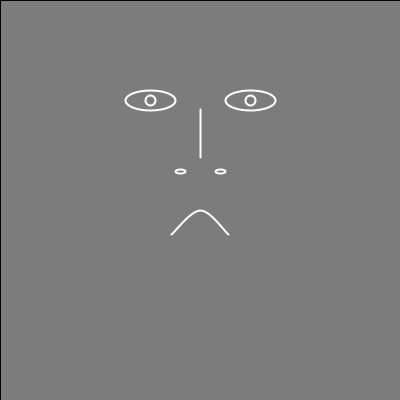
Frame 1 (no input)
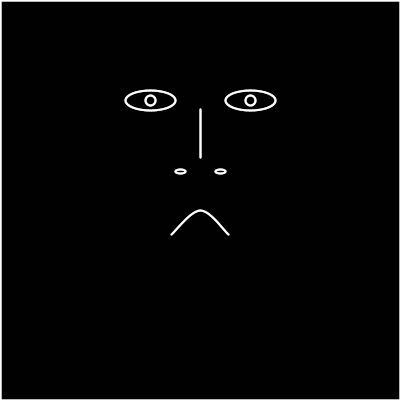
Frame 60 (the mouse pressed at the canvas centre just before this capture)
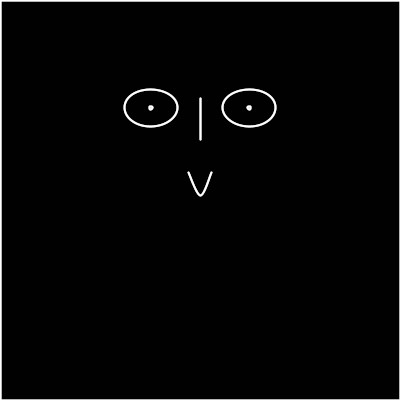
Frame 120 (the mouse held since frame 60 and released just before this capture)

The Processing sketch that drew these frames (run headless with seeded random() and noise(); from frame 60 on, the mouse is pressed at the canvas centre):

// Processing sketch: processing_71779
// ── processing_71779.pde

//Parametric Face
int dimCanvas = 400;
//eye

float eyeRightX = dimCanvas/2+50;
float eyeRightY = 100;
float eyeLeftX = dimCanvas/2-(eyeRightX-dimCanvas/2);
float eyeLeftY = eyeRightY;
float eyeH = 50;
float eyeW = 20;
float pupilD = 10;

//NOse
boolean hasNostrils = true;
float noseStartX = dimCanvas/2;
float noseStartY = eyeRightY+random(-10, 20);
float noseEndX = noseStartX;
float noseEndY = noseStartY+random(30, 100);
float nosX = 10;
float nosY = 4;
float nosOffsetX = 20;
float nosOffsetY = 14;

//Mouth
float mouthX = noseEndX;
float mouthY = noseEndY+nosOffsetY + random(20, 40);
float cornerX = mouthX+random(10, 90);
float cornerY = mouthY+random(-10, 30);



void setup() {
  size(400, 400);
  smooth();
}

void draw() {
  fill(0, 0, 0, 100);
  rect(0, 0, width, height);
  noFill();
  stroke(255);
  drawEyes();
  drawNose();
  drawMouth();
}

void mousePressed() {
  eyeRightX = dimCanvas/2+random(10, dimCanvas/3);
  eyeRightY = random(30, dimCanvas/2);
  eyeLeftX = dimCanvas/2-(eyeRightX-dimCanvas/2);
  eyeLeftY = eyeRightY;
  eyeH = random(10, 90);
  eyeW = random(10, 90);
  pupilD = random(2, 20);

  //NOse
  int bool = (int)random(0, 2);
  if (bool == 0) {
    hasNostrils = false;
  } 
  else {
    hasNostrils = true;
  }
  noseStartX = dimCanvas/2;
  noseStartY = eyeRightY+random(-10, 20);
  noseEndX = noseStartX;
  noseEndY = noseStartY+random(10, 100);
  nosX = random(3, 15);
  nosY = random(3, 18);
  ;
  nosOffsetX = random(10, 20);
  nosOffsetY = random(-4, 30);

  //Mouth
  mouthX = noseEndX;
  mouthY = noseEndY+nosOffsetY + random(20, 40);
  cornerX = mouthX+random(10, 90);
  cornerY = mouthY+random(-40, 30);
}

void drawEyes() {
  noFill();
  stroke(255);
  strokeWeight(2);
  //eye
  ellipse(eyeRightX, eyeRightY, eyeH, eyeW);
  ellipse(eyeLeftX, eyeLeftY, eyeH, eyeW);
  //pupil
  ellipse(eyeRightX, eyeRightY, pupilD, pupilD);
  ellipse(eyeLeftX, eyeLeftY, pupilD, pupilD);
}

void drawNose() {
  line(noseStartX, noseStartY, noseEndX, noseEndY);
  if (hasNostrils == true) {
    ellipse(noseEndX+nosOffsetX, noseEndY+nosOffsetY, nosX, nosY);
    ellipse(noseEndX-nosOffsetX, noseEndY+nosOffsetY, nosX, nosY);
  }
}

void drawMouth() {
  beginShape();
  curveVertex(dimCanvas/2-(cornerX-dimCanvas/2), cornerY);
  curveVertex(dimCanvas/2-(cornerX-dimCanvas/2), cornerY);
  curveVertex(mouthX, mouthY);
  curveVertex(cornerX, cornerY);
  curveVertex(cornerX, cornerY);
  endShape();
}
